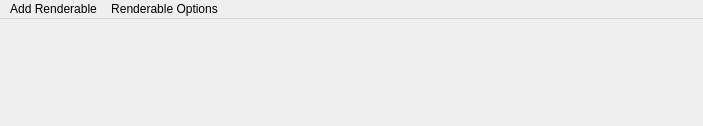
<?xml version="1.0" encoding="UTF-8"?>
<ui version="4.0">
 <author>Pho Hale</author>
 <class>LocalMenus_RenderableOptions</class>
 <widget class="QMainWindow" name="LocalMenus_RenderableOptions">
  <property name="geometry">
   <rect>
    <x>0</x>
    <y>0</y>
    <width>703</width>
    <height>126</height>
   </rect>
  </property>
  <property name="windowTitle">
   <string notr="true">LocalMenus</string>
  </property>
  <widget class="QWidget" name="centralwidget"/>
  <widget class="QMenuBar" name="menubar">
   <property name="geometry">
    <rect>
     <x>0</x>
     <y>0</y>
     <width>703</width>
     <height>22</height>
    </rect>
   </property>
   <widget class="QMenu" name="menuAdd_Renderable">
    <property name="title">
     <string notr="true">Add Renderable</string>
    </property>
    <widget class="QMenu" name="menuAddRenderable_Time_Curves">
     <property name="title">
      <string notr="true">Add Time Curves...</string>
     </property>
     <property name="icon">
      <iconset resource="../../../Resources/ActionIcons.qrc">
       <normaloff>:/Render/Icons/actions/chart-up-color.png</normaloff>:/Render/Icons/actions/chart-up-color.png</iconset>
     </property>
     <addaction name="actionAddTimeCurves_Position"/>
     <addaction name="actionAddTimeCurves_Random"/>
     <addaction name="actionAddTimeCurves_Custom"/>
    </widget>
    <widget class="QMenu" name="menuAddRenderable_Time_Intervals">
     <property name="title">
      <string notr="true">Add Time Intervals...</string>
     </property>
     <property name="icon">
      <iconset resource="../../../Resources/ActionIcons.qrc">
       <normaloff>:/Render/Icons/actions/spectrum-emission.png</normaloff>:/Render/Icons/actions/spectrum-emission.png</iconset>
     </property>
     <addaction name="actionAddTimeIntervals_PBEs"/>
     <addaction name="actionAddTimeIntervals_SessionEpochs"/>
     <addaction name="actionAddTimeIntervals_Laps"/>
     <addaction name="actionAddTimeIntervals_Custom"/>
    </widget>
    <addaction name="menuAddRenderable_Time_Curves"/>
    <addaction name="menuAddRenderable_Time_Intervals"/>
    <addaction name="actionAddCustomRenderable"/>
   </widget>
   <widget class="QMenu" name="menuRenderable_Options">
    <property name="title">
     <string>Renderable Options</string>
    </property>
    <addaction name="actionRemove"/>
    <addaction name="actionClear_All"/>
   </widget>
   <addaction name="menuAdd_Renderable"/>
   <addaction name="menuRenderable_Options"/>
  </widget>
  <action name="actionAddTimeCurves_Position">
   <property name="text">
    <string notr="true">Position</string>
   </property>
  </action>
  <action name="actionAddTimeCurves_Custom">
   <property name="text">
    <string notr="true">Custom...</string>
   </property>
  </action>
  <action name="actionAddCustomRenderable">
   <property name="text">
    <string notr="true">Add Custom...</string>
   </property>
  </action>
  <action name="actionAddTimeIntervals_PBEs">
   <property name="text">
    <string notr="true">PBEs</string>
   </property>
  </action>
  <action name="actionAddTimeIntervals_SessionEpochs">
   <property name="text">
    <string notr="true">Session Epochs</string>
   </property>
  </action>
  <action name="actionAddTimeIntervals_Laps">
   <property name="text">
    <string notr="true">Laps</string>
   </property>
  </action>
  <action name="actionAddTimeIntervals_Custom">
   <property name="text">
    <string notr="true">Custom...</string>
   </property>
  </action>
  <action name="actionAddTimeCurves_Random">
   <property name="text">
    <string notr="true">Random</string>
   </property>
  </action>
  <action name="actionClear_All">
   <property name="text">
    <string>Clear All</string>
   </property>
  </action>
  <action name="actionRemove">
   <property name="text">
    <string>Remove</string>
   </property>
  </action>
 </widget>
 <resources>
  <include location="../../../Resources/GuiResources.qrc"/>
  <include location="../../../Resources/ActionIcons.qrc"/>
  <include location="../../../External/breeze_style_sheets/dist/qrc/breeze.qrc"/>
 </resources>
 <connections/>
</ui>
